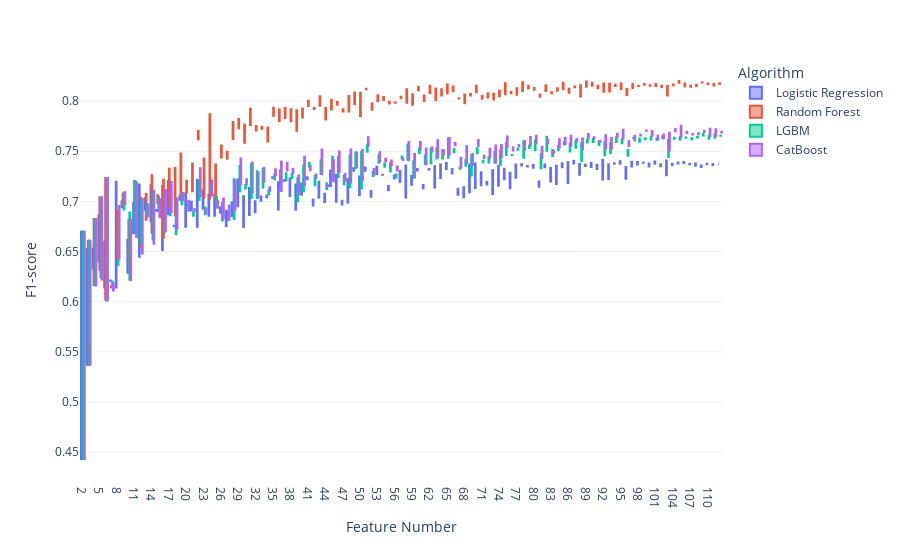
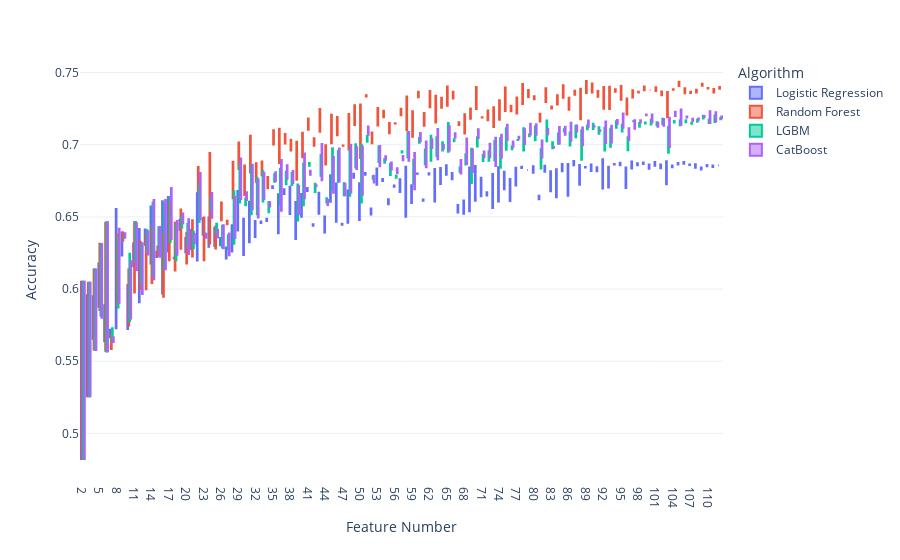
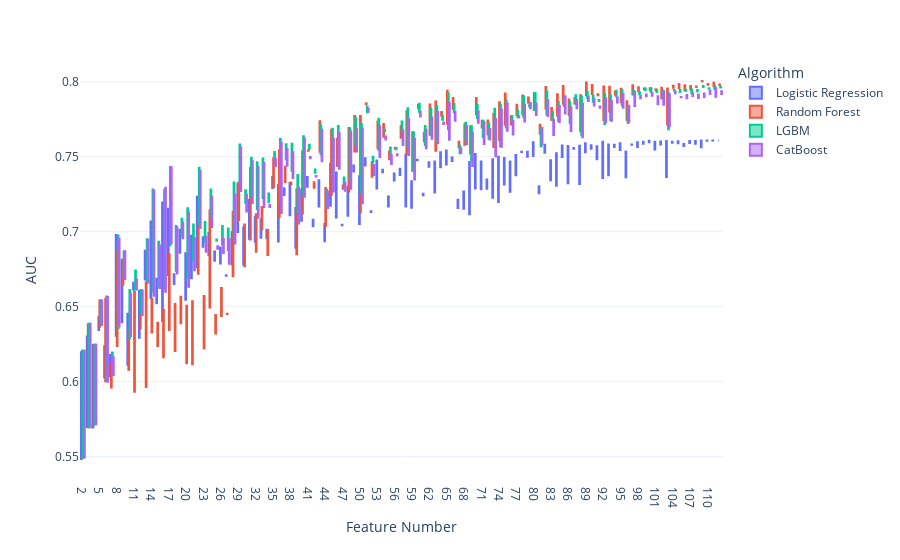

Notebook code for these charts, in order:
### Markdown cell above
# Modeling

### Code cell
Score_te, Score_trte = pd.DataFrame(), pd.DataFrame()
for num_feature in tqdm(range(2, X_train.shape[1]-1)):
    for iter in range(2):
        ## Feature Selection
        colidx = random.sample(list(range(2, X_train.shape[1])), num_feature)
        ## Modeling
        metric_te, metric_trte = modeling_MLClassifier(X_train[:,colidx], Y_train, X_test[:,colidx], Y_test)
        metric_te.index, metric_trte.index = [num_feature]*metric_te.shape[0], [num_feature]*metric_trte.shape[0]
        ## Concat
        Score_te = pd.concat([Score_te, metric_te], axis=0)
        Score_trte = pd.concat([Score_trte, metric_trte], axis=0)
    
df_plot = Score_te.reset_index().rename(columns={'index':'Feature Number'})
df_plot['Feature Number'] = df_plot['Feature Number'].astype(str)
fig = px.box(df_plot, x='Feature Number', y='F1-score', color='Algorithm')
fig.show()
fig = px.box(df_plot, x='Feature Number', y='Accuracy', color='Algorithm')
fig.show()
fig = px.box(df_plot, x='Feature Number', y='AUC', color='Algorithm')
fig.show()

### Figure 1 — Plotly figure (JSON) as saved in the notebook; plotly's stock layout.template omitted (floating-point values rounded to 4 significant figures; data arrays with more than 128 entries replaced by an {"elided": "..."} marker saying what was removed)
{"data": [{"alignmentgroup": "True", "hovertemplate": "Algorithm=Logistic Regression<br>Feature Number=%{x}<br>F1-score=%{y}<extra></extra>", "legendgroup": "Logistic Regression", "marker": {"color": "#636efa"}, "name": "Logistic Regression", "notched": false, "offsetgroup": "Logistic Regression", "orientation": "v", "showlegend": true, "type": "box", "x": {"elided": "222 str values"}, "x0": " ", "xaxis": "x", "y": {"elided": "222 float values"}, "y0": " ", "yaxis": "y"}, {"alignmentgroup": "True", "hovertemplate": "Algorithm=Random Forest<br>Feature Number=%{x}<br>F1-score=%{y}<extra></extra>", "legendgroup": "Random Forest", "marker": {"color": "#EF553B"}, "name": "Random Forest", "notched": false, "offsetgroup": "Random Forest", "orientation": "v", "showlegend": true, "type": "box", "x": {"elided": "222 str values"}, "x0": " ", "xaxis": "x", "y": {"elided": "222 float values"}, "y0": " ", "yaxis": "y"}, {"alignmentgroup": "True", "hovertemplate": "Algorithm=LGBM<br>Feature Number=%{x}<br>F1-score=%{y}<extra></extra>", "legendgroup": "LGBM", "marker": {"color": "#00cc96"}, "name": "LGBM", "notched": false, "offsetgroup": "LGBM", "orientation": "v", "showlegend": true, "type": "box", "x": {"elided": "222 str values"}, "x0": " ", "xaxis": "x", "y": {"elided": "222 float values"}, "y0": " ", "yaxis": "y"}, {"alignmentgroup": "True", "hovertemplate": "Algorithm=CatBoost<br>Feature Number=%{x}<br>F1-score=%{y}<extra></extra>", "legendgroup": "CatBoost", "marker": {"color": "#ab63fa"}, "name": "CatBoost", "notched": false, "offsetgroup": "CatBoost", "orientation": "v", "showlegend": true, "type": "box", "x": {"elided": "222 str values"}, "x0": " ", "xaxis": "x", "y": {"elided": "222 float values"}, "y0": " ", "yaxis": "y"}], "layout": {"boxmode": "group", "legend": {"title": {"text": "Algorithm"}, "tracegroupgap": 0}, "margin": {"t": 60}, "xaxis": {"anchor": "y", "domain": [0, 1], "title": {"text": "Feature Number"}}, "yaxis": {"anchor": "x", "domain": [0, 1], "title": {"text": "F1-score"}}}}

### Figure 2 — Plotly figure (JSON) as saved in the notebook; plotly's stock layout.template omitted (floating-point values rounded to 4 significant figures; data arrays with more than 128 entries replaced by an {"elided": "..."} marker saying what was removed)
{"data": [{"alignmentgroup": "True", "hovertemplate": "Algorithm=Logistic Regression<br>Feature Number=%{x}<br>Accuracy=%{y}<extra></extra>", "legendgroup": "Logistic Regression", "marker": {"color": "#636efa"}, "name": "Logistic Regression", "notched": false, "offsetgroup": "Logistic Regression", "orientation": "v", "showlegend": true, "type": "box", "x": {"elided": "222 str values"}, "x0": " ", "xaxis": "x", "y": {"elided": "222 float values"}, "y0": " ", "yaxis": "y"}, {"alignmentgroup": "True", "hovertemplate": "Algorithm=Random Forest<br>Feature Number=%{x}<br>Accuracy=%{y}<extra></extra>", "legendgroup": "Random Forest", "marker": {"color": "#EF553B"}, "name": "Random Forest", "notched": false, "offsetgroup": "Random Forest", "orientation": "v", "showlegend": true, "type": "box", "x": {"elided": "222 str values"}, "x0": " ", "xaxis": "x", "y": {"elided": "222 float values"}, "y0": " ", "yaxis": "y"}, {"alignmentgroup": "True", "hovertemplate": "Algorithm=LGBM<br>Feature Number=%{x}<br>Accuracy=%{y}<extra></extra>", "legendgroup": "LGBM", "marker": {"color": "#00cc96"}, "name": "LGBM", "notched": false, "offsetgroup": "LGBM", "orientation": "v", "showlegend": true, "type": "box", "x": {"elided": "222 str values"}, "x0": " ", "xaxis": "x", "y": {"elided": "222 float values"}, "y0": " ", "yaxis": "y"}, {"alignmentgroup": "True", "hovertemplate": "Algorithm=CatBoost<br>Feature Number=%{x}<br>Accuracy=%{y}<extra></extra>", "legendgroup": "CatBoost", "marker": {"color": "#ab63fa"}, "name": "CatBoost", "notched": false, "offsetgroup": "CatBoost", "orientation": "v", "showlegend": true, "type": "box", "x": {"elided": "222 str values"}, "x0": " ", "xaxis": "x", "y": {"elided": "222 float values"}, "y0": " ", "yaxis": "y"}], "layout": {"boxmode": "group", "legend": {"title": {"text": "Algorithm"}, "tracegroupgap": 0}, "margin": {"t": 60}, "xaxis": {"anchor": "y", "domain": [0, 1], "title": {"text": "Feature Number"}}, "yaxis": {"anchor": "x", "domain": [0, 1], "title": {"text": "Accuracy"}}}}

### Figure 3 — Plotly figure (JSON) as saved in the notebook; plotly's stock layout.template omitted (floating-point values rounded to 4 significant figures; data arrays with more than 128 entries replaced by an {"elided": "..."} marker saying what was removed)
{"data": [{"alignmentgroup": "True", "hovertemplate": "Algorithm=Logistic Regression<br>Feature Number=%{x}<br>AUC=%{y}<extra></extra>", "legendgroup": "Logistic Regression", "marker": {"color": "#636efa"}, "name": "Logistic Regression", "notched": false, "offsetgroup": "Logistic Regression", "orientation": "v", "showlegend": true, "type": "box", "x": {"elided": "222 str values"}, "x0": " ", "xaxis": "x", "y": {"elided": "222 float values"}, "y0": " ", "yaxis": "y"}, {"alignmentgroup": "True", "hovertemplate": "Algorithm=Random Forest<br>Feature Number=%{x}<br>AUC=%{y}<extra></extra>", "legendgroup": "Random Forest", "marker": {"color": "#EF553B"}, "name": "Random Forest", "notched": false, "offsetgroup": "Random Forest", "orientation": "v", "showlegend": true, "type": "box", "x": {"elided": "222 str values"}, "x0": " ", "xaxis": "x", "y": {"elided": "222 float values"}, "y0": " ", "yaxis": "y"}, {"alignmentgroup": "True", "hovertemplate": "Algorithm=LGBM<br>Feature Number=%{x}<br>AUC=%{y}<extra></extra>", "legendgroup": "LGBM", "marker": {"color": "#00cc96"}, "name": "LGBM", "notched": false, "offsetgroup": "LGBM", "orientation": "v", "showlegend": true, "type": "box", "x": {"elided": "222 str values"}, "x0": " ", "xaxis": "x", "y": {"elided": "222 float values"}, "y0": " ", "yaxis": "y"}, {"alignmentgroup": "True", "hovertemplate": "Algorithm=CatBoost<br>Feature Number=%{x}<br>AUC=%{y}<extra></extra>", "legendgroup": "CatBoost", "marker": {"color": "#ab63fa"}, "name": "CatBoost", "notched": false, "offsetgroup": "CatBoost", "orientation": "v", "showlegend": true, "type": "box", "x": {"elided": "222 str values"}, "x0": " ", "xaxis": "x", "y": {"elided": "222 float values"}, "y0": " ", "yaxis": "y"}], "layout": {"boxmode": "group", "legend": {"title": {"text": "Algorithm"}, "tracegroupgap": 0}, "margin": {"t": 60}, "xaxis": {"anchor": "y", "domain": [0, 1], "title": {"text": "Feature Number"}}, "yaxis": {"anchor": "x", "domain": [0, 1], "title": {"text": "AUC"}}}}
